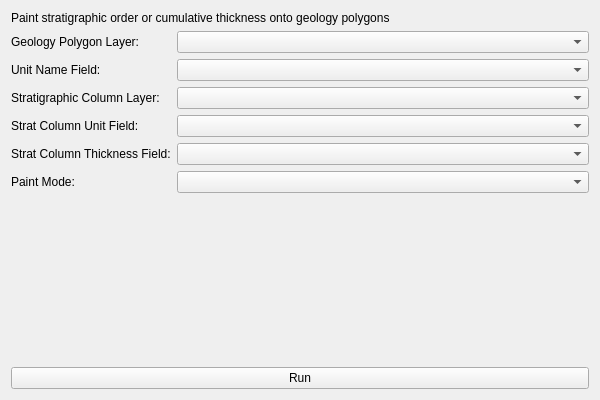
<?xml version="1.0" encoding="UTF-8"?>
<ui version="4.0">
 <class>PaintStratigraphicOrderWidget</class>
 <widget class="QWidget" name="PaintStratigraphicOrderWidget">
  <property name="geometry">
   <rect>
    <x>0</x>
    <y>0</y>
    <width>600</width>
    <height>400</height>
   </rect>
  </property>
  <property name="windowTitle">
   <string>Paint Stratigraphic Order</string>
  </property>
  <layout class="QVBoxLayout" name="verticalLayout">
   <item>
    <widget class="QLabel" name="descriptionLabel">
     <property name="text">
      <string>Paint stratigraphic order or cumulative thickness onto geology polygons</string>
     </property>
     <property name="wordWrap">
      <bool>true</bool>
     </property>
    </widget>
   </item>
   <item>
    <layout class="QFormLayout" name="formLayout">
     <item row="0" column="0">
      <widget class="QLabel" name="geologyLayerLabel">
       <property name="text">
        <string>Geology Polygon Layer:</string>
       </property>
      </widget>
     </item>
     <item row="0" column="1">
      <widget class="QgsMapLayerComboBox" name="geologyLayerComboBox">
       <property name="allowEmptyLayer">
        <bool>false</bool>
       </property>
      </widget>
     </item>
     <item row="1" column="0">
      <widget class="QLabel" name="unitNameFieldLabel">
       <property name="text">
        <string>Unit Name Field:</string>
       </property>
      </widget>
     </item>
     <item row="1" column="1">
      <widget class="QgsFieldComboBox" name="unitNameFieldComboBox"/>
     </item>
     <item row="2" column="0">
      <widget class="QLabel" name="stratColumnLayerLabel">
       <property name="text">
        <string>Stratigraphic Column Layer:</string>
       </property>
      </widget>
     </item>
     <item row="2" column="1">
      <widget class="QgsMapLayerComboBox" name="stratColumnLayerComboBox">
       <property name="allowEmptyLayer">
        <bool>false</bool>
       </property>
      </widget>
     </item>
     <item row="3" column="0">
      <widget class="QLabel" name="stratUnitFieldLabel">
       <property name="text">
        <string>Strat Column Unit Field:</string>
       </property>
      </widget>
     </item>
     <item row="3" column="1">
      <widget class="QgsFieldComboBox" name="stratUnitFieldComboBox"/>
     </item>
     <item row="4" column="0">
      <widget class="QLabel" name="stratThicknessFieldLabel">
       <property name="text">
        <string>Strat Column Thickness Field:</string>
       </property>
      </widget>
     </item>
     <item row="4" column="1">
      <widget class="QgsFieldComboBox" name="stratThicknessFieldComboBox">
       <property name="allowEmptyFieldName">
        <bool>true</bool>
       </property>
      </widget>
     </item>
     <item row="5" column="0">
      <widget class="QLabel" name="paintModeLabel">
       <property name="text">
        <string>Paint Mode:</string>
       </property>
      </widget>
     </item>
     <item row="5" column="1">
      <widget class="QComboBox" name="paintModeComboBox"/>
     </item>
    </layout>
   </item>
   <item>
    <spacer name="verticalSpacer">
     <property name="orientation">
      <enum>Qt::Vertical</enum>
     </property>
     <property name="sizeHint" stdset="0">
      <size>
       <width>20</width>
       <height>40</height>
      </size>
     </property>
    </spacer>
   </item>
   <item>
    <widget class="QPushButton" name="runButton">
     <property name="text">
      <string>Run</string>
     </property>
    </widget>
   </item>
  </layout>
 </widget>
 <customwidgets>
  <customwidget>
   <class>QgsMapLayerComboBox</class>
   <extends>QComboBox</extends>
   <header>qgis.gui</header>
  </customwidget>
  <customwidget>
   <class>QgsFieldComboBox</class>
   <extends>QComboBox</extends>
   <header>qgis.gui</header>
  </customwidget>
 </customwidgets>
 <resources/>
 <connections/>
</ui>
